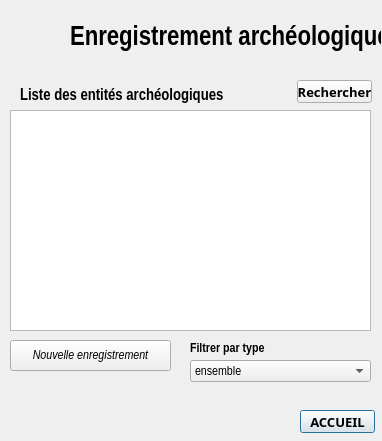
<?xml version="1.0" encoding="UTF-8"?>
<ui version="4.0">
 <class>Dialog</class>
 <widget class="QDialog" name="Dialog">
  <property name="geometry">
   <rect>
    <x>0</x>
    <y>0</y>
    <width>382</width>
    <height>441</height>
   </rect>
  </property>
  <property name="font">
   <font>
    <pointsize>10</pointsize>
   </font>
  </property>
  <property name="windowTitle">
   <string>Dialog</string>
  </property>
  <widget class="QLabel" name="logo">
   <property name="geometry">
    <rect>
     <x>10</x>
     <y>10</y>
     <width>61</width>
     <height>61</height>
    </rect>
   </property>
   <property name="text">
    <string/>
   </property>
   <property name="pixmap">
    <pixmap>:/plugins/dialog_badass/BADASS.png</pixmap>
   </property>
   <property name="scaledContents">
    <bool>true</bool>
   </property>
  </widget>
  <widget class="QLabel" name="titre_archeo">
   <property name="geometry">
    <rect>
     <x>70</x>
     <y>10</y>
     <width>311</width>
     <height>55</height>
    </rect>
   </property>
   <property name="font">
    <font>
     <family>Arial Narrow</family>
     <pointsize>20</pointsize>
     <weight>75</weight>
     <bold>true</bold>
    </font>
   </property>
   <property name="text">
    <string>Enregistrement archéologique</string>
   </property>
  </widget>
  <widget class="QTableView" name="tableView_archeo">
   <property name="geometry">
    <rect>
     <x>10</x>
     <y>110</y>
     <width>361</width>
     <height>221</height>
    </rect>
   </property>
   <property name="font">
    <font>
     <pointsize>12</pointsize>
    </font>
   </property>
  </widget>
  <widget class="QLabel" name="liste_archeo_lbl">
   <property name="geometry">
    <rect>
     <x>20</x>
     <y>85</y>
     <width>261</width>
     <height>21</height>
    </rect>
   </property>
   <property name="font">
    <font>
     <family>Arial Narrow</family>
     <pointsize>12</pointsize>
     <weight>75</weight>
     <bold>true</bold>
    </font>
   </property>
   <property name="text">
    <string>Liste des entités archéologiques</string>
   </property>
  </widget>
  <widget class="QPushButton" name="accueil_bouton">
   <property name="geometry">
    <rect>
     <x>300</x>
     <y>410</y>
     <width>75</width>
     <height>23</height>
    </rect>
   </property>
   <property name="font">
    <font>
     <family>Arial Black</family>
     <pointsize>10</pointsize>
     <weight>75</weight>
     <bold>true</bold>
    </font>
   </property>
   <property name="text">
    <string>ACCUEIL</string>
   </property>
  </widget>
  <widget class="QPushButton" name="new_archeo_bouton">
   <property name="geometry">
    <rect>
     <x>10</x>
     <y>340</y>
     <width>161</width>
     <height>31</height>
    </rect>
   </property>
   <property name="font">
    <font>
     <family>Arial Narrow</family>
     <pointsize>10</pointsize>
     <italic>true</italic>
    </font>
   </property>
   <property name="text">
    <string>Nouvelle enregistrement</string>
   </property>
  </widget>
  <widget class="QLabel" name="label">
   <property name="geometry">
    <rect>
     <x>190</x>
     <y>340</y>
     <width>111</width>
     <height>16</height>
    </rect>
   </property>
   <property name="font">
    <font>
     <family>Arial Narrow</family>
     <pointsize>10</pointsize>
     <weight>75</weight>
     <bold>true</bold>
    </font>
   </property>
   <property name="text">
    <string>Filtrer par type</string>
   </property>
  </widget>
  <widget class="QPushButton" name="rechercher">
   <property name="geometry">
    <rect>
     <x>297</x>
     <y>80</y>
     <width>75</width>
     <height>23</height>
    </rect>
   </property>
   <property name="font">
    <font>
     <family>Arial Black</family>
     <pointsize>10</pointsize>
     <weight>75</weight>
     <bold>true</bold>
    </font>
   </property>
   <property name="text">
    <string>Rechercher</string>
   </property>
  </widget>
  <widget class="QComboBox" name="typoly">
   <property name="geometry">
    <rect>
     <x>190</x>
     <y>360</y>
     <width>181</width>
     <height>22</height>
    </rect>
   </property>
   <property name="font">
    <font>
     <family>Arial Narrow</family>
     <pointsize>10</pointsize>
    </font>
   </property>
   <item>
    <property name="text">
     <string>ensemble</string>
    </property>
   </item>
   <item>
    <property name="text">
     <string>fait</string>
    </property>
   </item>
   <item>
    <property name="text">
     <string>unité stratigraphique</string>
    </property>
   </item>
   <item>
    <property name="text">
     <string>composante</string>
    </property>
   </item>
  </widget>
 </widget>
 <resources/>
 <connections/>
</ui>
